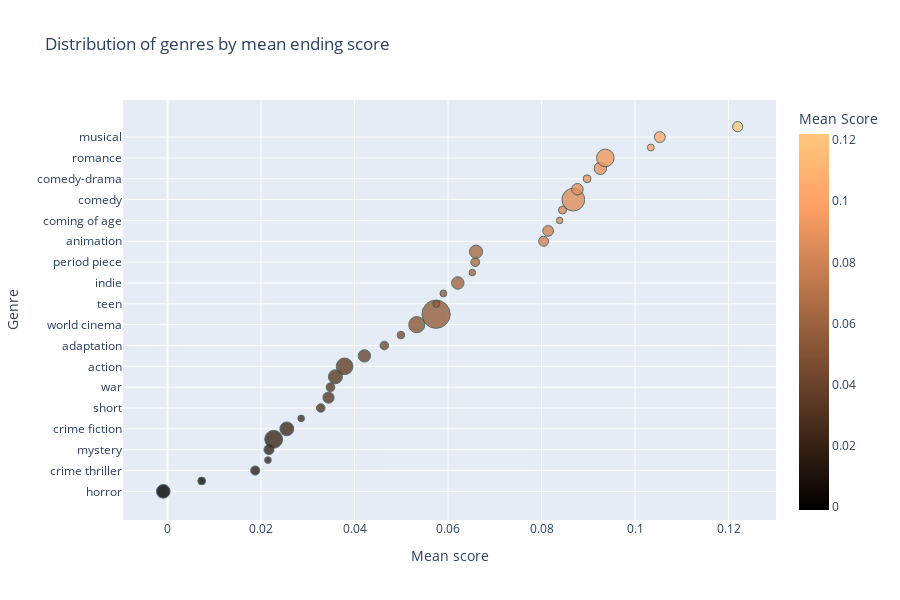

Notebook code for this chart:
### Markdown cell above
We can have a look at the mean ending score for each movie genre.

### Code cell
plot_average_ending_score(movies_genres)

### Figure 1 — Plotly figure (JSON) as saved in the notebook; plotly's stock layout.template omitted (floating-point values rounded to 4 significant figures; data arrays with more than 128 entries replaced by an {"elided": "..."} marker saying what was removed)
{"data": [{"hovertemplate": "Mean score=%{marker.color}<br>Movie genres=%{y}<br>Number of movies=%{marker.size}<extra></extra>", "legendgroup": "", "marker": {"color": [-0.0008982, 0.007319, 0.01877, 0.02148, 0.0217, 0.02271, 0.02552, 0.0286, 0.03278, 0.03444, 0.03486, 0.03592, 0.03788, 0.04212, 0.04638, 0.04992, 0.05332, 0.05744, 0.0575, 0.05901, 0.0621, 0.06519, 0.06583, 0.06599, 0.08044, 0.08142, 0.08387, 0.08449, 0.0868, 0.08767, 0.08974, 0.09258, 0.09364, 0.1034, 0.1053, 0.1219], "coloraxis": "coloraxis", "line": {"color": "DarkSlateGrey", "width": 1}, "opacity": 0.8, "size": [2208, 712, 988, 532, 1192, 3762, 2276, 514, 857, 1485, 909, 2332, 3297, 1808, 874, 685, 3064, 9457, 595, 558, 1834, 508, 920, 2053, 1174, 1351, 502, 754, 6122, 1570, 727, 1807, 3651, 552, 1397, 1217], "sizemode": "area", "sizeref": 23.64, "symbol": "circle"}, "mode": "markers", "name": "", "orientation": "h", "showlegend": false, "type": "scatter", "x": [-0.0008982, 0.007319, 0.01877, 0.02148, 0.0217, 0.02271, 0.02552, 0.0286, 0.03278, 0.03444, 0.03486, 0.03592, 0.03788, 0.04212, 0.04638, 0.04992, 0.05332, 0.05744, 0.0575, 0.05901, 0.0621, 0.06519, 0.06583, 0.06599, 0.08044, 0.08142, 0.08387, 0.08449, 0.0868, 0.08767, 0.08974, 0.09258, 0.09364, 0.1034, 0.1053, 0.1219], "xaxis": "x", "y": ["horror", "psychological thriller", "crime thriller", "cult", "mystery", "thriller", "crime fiction", "chinese", "short", "science fiction", "war", "action/adventure", "action", "black-and-white", "adaptation", "japanese", "world cinema", "drama", "teen", "black comedy", "indie", "parody", "period piece", "adventure", "animation", "fantasy", "coming of age", "bollywood", "comedy", "romantic drama", "comedy-drama", "family", "romance", "children's/family", "musical", "romantic comedy"], "yaxis": "y"}], "layout": {"coloraxis": {"colorbar": {"title": {"text": "Mean Score"}}, "colorscale": {"elided": "256x2 mixed values"}}, "height": 600, "legend": {"itemsizing": "constant", "tracegroupgap": 0}, "title": {"text": "Distribution of genres by mean ending score"}, "xaxis": {"anchor": "y", "domain": [0, 1], "title": {"text": "Mean score"}}, "yaxis": {"anchor": "x", "domain": [0, 1], "title": {"text": "Genre"}}}}
